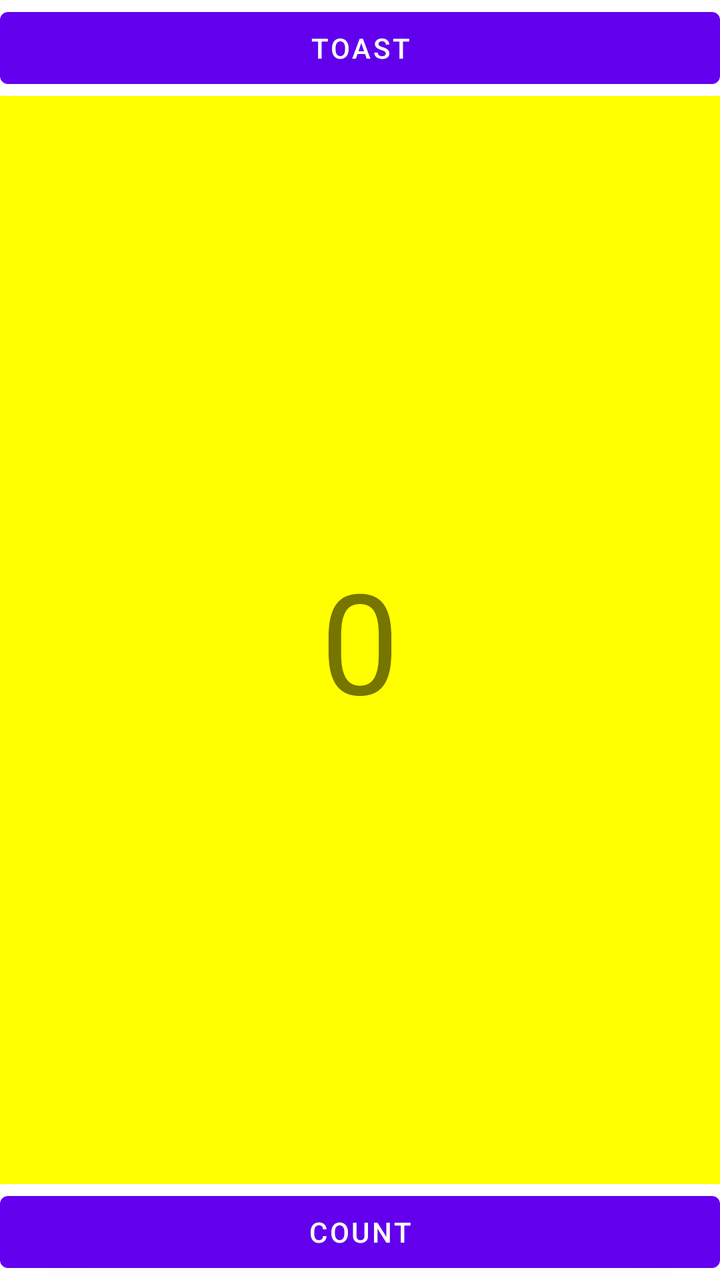
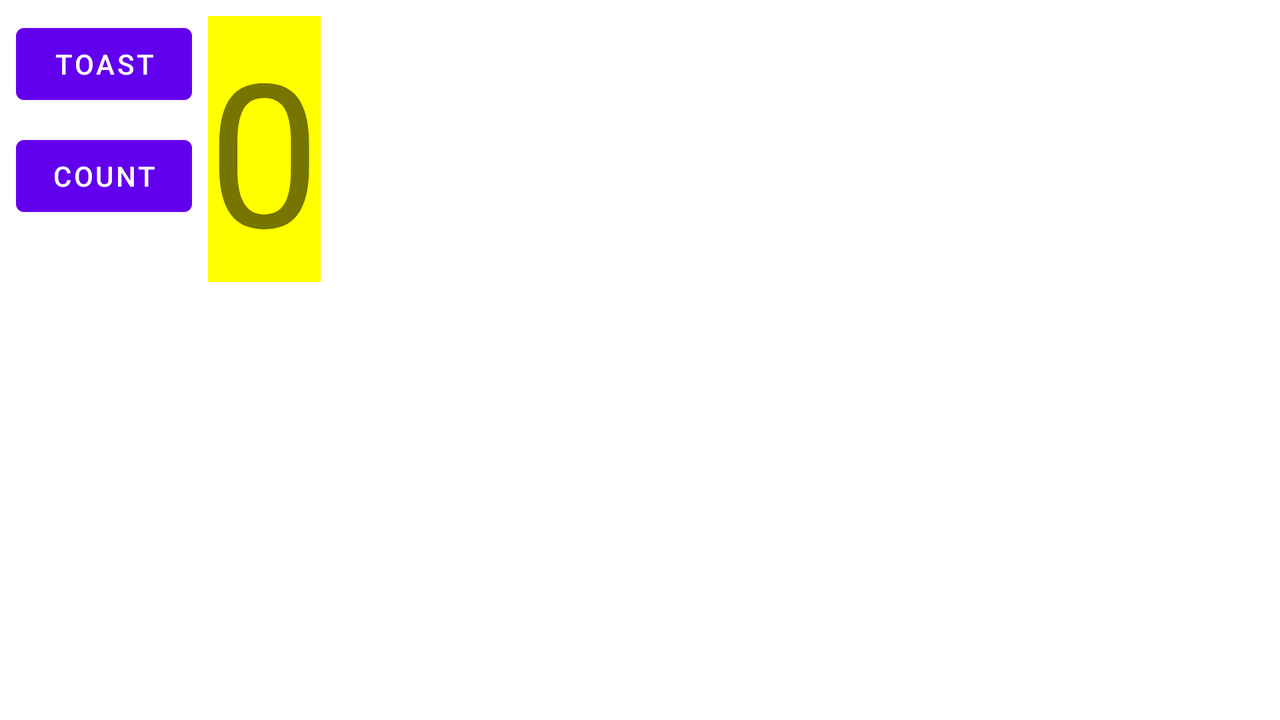

Two renders of one Android screen. The first uses the default layout on a phone; the second uses the alternative layout the repository ships for a different screen configuration, on a matching device. The two XML files are below.
<!-- AndroidManifest.xml: application theme Theme.Aston_lesson_2 -->
<!-- res/layout/activity_lesson12.xml -->
<?xml version="1.0" encoding="utf-8"?>
<androidx.constraintlayout.widget.ConstraintLayout xmlns:android="http://schemas.android.com/apk/res/android"
    xmlns:app="http://schemas.android.com/apk/res-auto"
    xmlns:tools="http://schemas.android.com/tools"
    android:layout_width="match_parent"
    android:layout_height="match_parent"
    tools:context=".lesson_12_A.Lesson12Activity">
    <Button
        android:id="@+id/bToast"
        android:layout_width="match_parent"
        android:layout_height="wrap_content"
        android:text="@string/button_label_toast"

        app:layout_constraintTop_toTopOf="parent"
        app:layout_constraintStart_toStartOf="parent"
        app:layout_constraintEnd_toEndOf="parent">
    </Button>
    <Button
        android:id="@+id/bCount"
        android:layout_width="match_parent"
        android:layout_height="wrap_content"
        android:text="@string/button_label_count"
        app:layout_constraintBottom_toBottomOf="parent"
        app:layout_constraintStart_toStartOf="parent"
        app:layout_constraintEnd_toEndOf="parent">
    </Button>
    <TextView
        android:id="@+id/show_count"
        android:layout_width="0dp"
        android:layout_height="0dp"
        android:text="@string/count_initial_value"
        android:textSize="70sp"
        android:background="@color/yellow"
        android:gravity="center"
        app:layout_constraintTop_toBottomOf="@+id/bToast"
        app:layout_constraintBottom_toTopOf="@+id/bCount"
        app:layout_constraintStart_toStartOf="parent"
        app:layout_constraintEnd_toEndOf="parent"/>
</androidx.constraintlayout.widget.ConstraintLayout>
<!-- resources referenced by this layout -->
<resources>
  <color name="yellow">#FFFF00</color>
  <string name="button_label_count">Count</string>
  <string name="button_label_toast">Toast</string>
  <string name="count_initial_value">0</string>
  <style name="Theme.Aston_lesson_2" parent="Theme.MaterialComponents.DayNight.DarkActionBar">
          
          <item name="colorPrimary">@color/purple_500</item>
          <item name="colorPrimaryVariant">@color/purple_700</item>
          <item name="colorOnPrimary">@color/white</item>
          
          <item name="colorSecondary">@color/teal_200</item>
          <item name="colorSecondaryVariant">@color/teal_700</item>
          <item name="colorOnSecondary">@color/black</item>
          
          <item name="android:statusBarColor">?attr/colorPrimaryVariant</item>
          
      </style>
  <color name="purple_500">#FF6200EE</color>
  <color name="purple_700">#FF3700B3</color>
  <color name="white">#FFFFFFFF</color>
  <color name="teal_200">#FF03DAC5</color>
  <color name="teal_700">#FF018786</color>
  <color name="black">#FF000000</color>
</resources>
<!-- res/layout-land/activity_lesson12.xml (the repository's variant of the layout above) -->
<!-- drawn on the phone turned sideways -->
<?xml version="1.0" encoding="utf-8"?>
<androidx.constraintlayout.widget.ConstraintLayout xmlns:android="http://schemas.android.com/apk/res/android"
    xmlns:app="http://schemas.android.com/apk/res-auto"
    xmlns:tools="http://schemas.android.com/tools"
    android:layout_width="match_parent"
    android:layout_height="match_parent"
    tools:context=".lesson_12_A.Lesson12Activity">

    <Button
        android:id="@+id/bToast"
        android:layout_width="wrap_content"
        android:layout_height="wrap_content"
        android:layout_marginStart="8dp"
        android:text="@string/button_label_toast"
        android:layout_marginTop="8dp"
        app:layout_constraintStart_toStartOf="parent"
        app:layout_constraintTop_toTopOf="parent">

    </Button>

    <Button
        android:id="@+id/bCount"
        android:layout_marginTop="8dp"
        android:layout_width="wrap_content"
        android:layout_height="wrap_content"
        android:layout_marginStart="8dp"
        android:text="@string/button_label_count"
        app:layout_constraintStart_toStartOf="parent"
        app:layout_constraintTop_toBottomOf="@+id/bToast">

    </Button>

    <TextView
        android:id="@+id/show_count"
        android:layout_width="wrap_content"
        android:layout_height="wrap_content"
        android:layout_marginStart="8dp"
        android:layout_marginTop="8dp"
        android:background="@color/yellow"
        android:gravity="center"
        android:text="@string/count_initial_value"
        android:textSize="100sp"
        app:layout_constraintStart_toEndOf="@+id/bToast"
        app:layout_constraintTop_toTopOf="parent" />
</androidx.constraintlayout.widget.ConstraintLayout>
